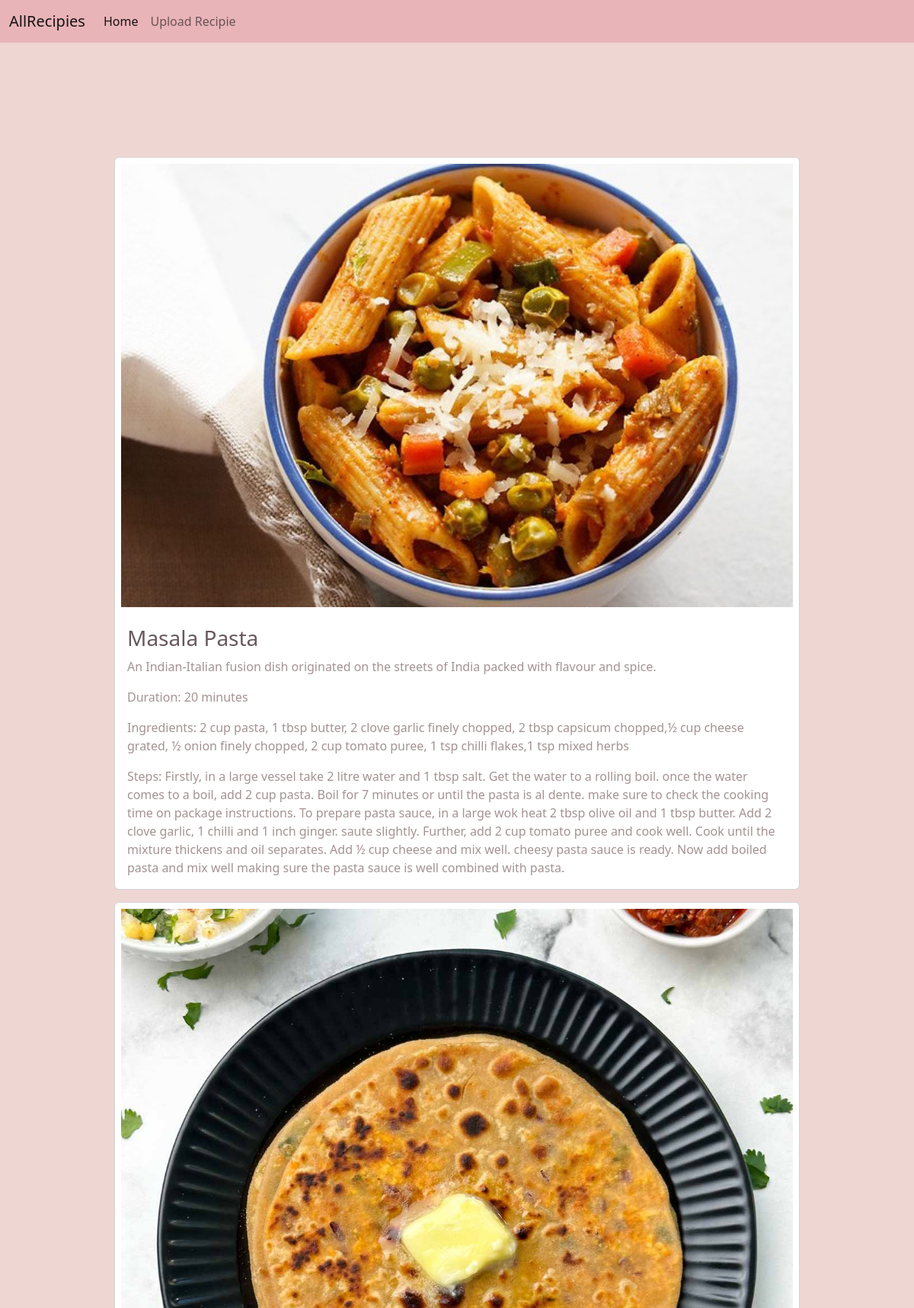
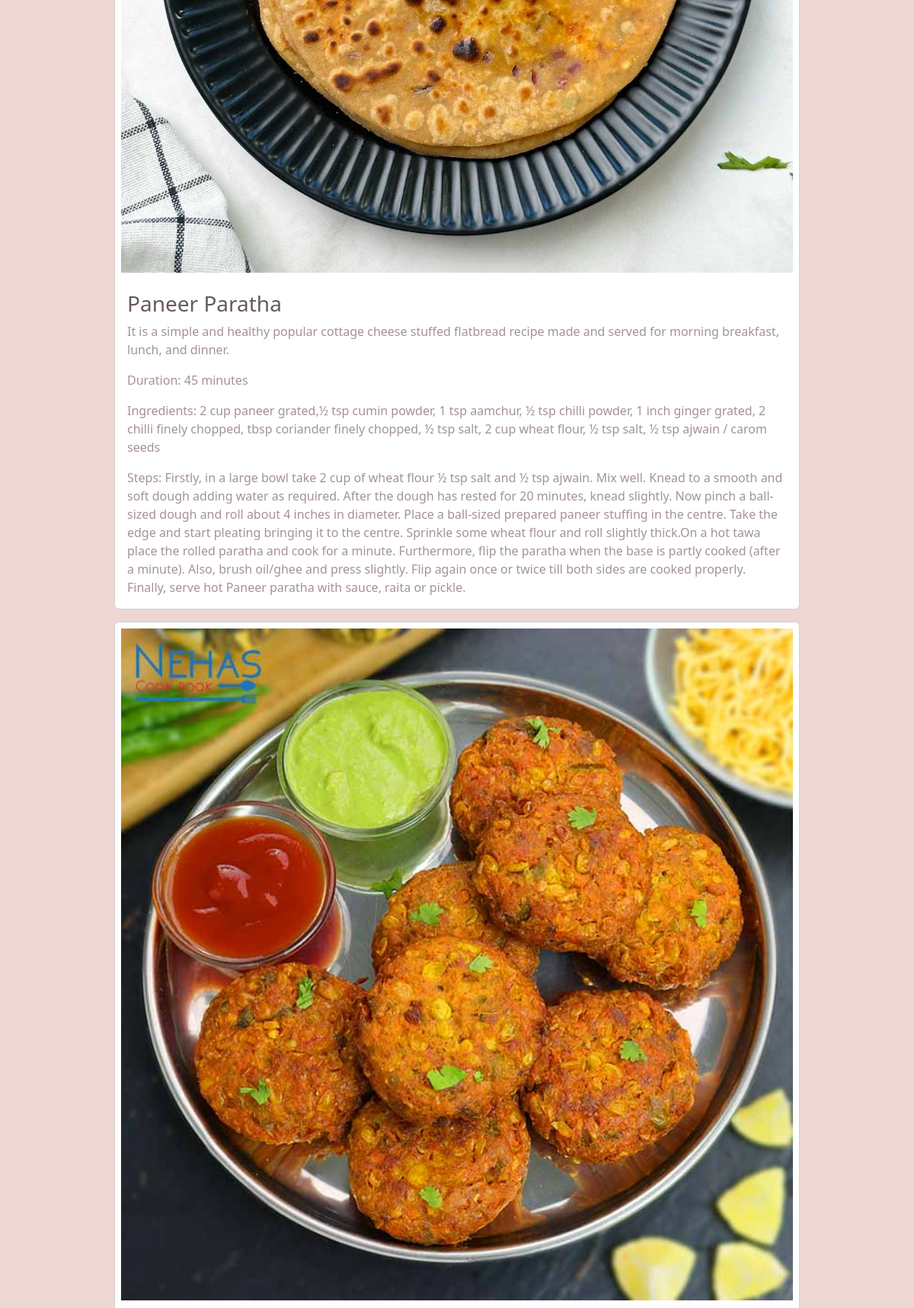
The page / (upper part) on the database its author committed (2 pictures, top to bottom).
### recipies_list_app/models.py (models this page shows)
class recipies_data(models.Model):
    recipie_id = models.AutoField(primary_key=True)
    recipie_name = models.CharField(max_length=100, blank=False, null=False )
    recipie_description = models.CharField(max_length=400, blank=False, null=False)
    recipie_duration = models.IntegerField(blank=False, null=False)
    recipie_ingredients = models.CharField(max_length=800, blank=False, null=False )
    recipie_steps = models.TextField( blank=False, null=False)
    recipie_photo = models.FileField(upload_to=user_directory_path, null=True, verbose_name="")
    class Meta:
        db_table = 'recipies'

### recipies_list_app/views.py (the view)
# urls.py: path('', views.index, name='index'),
def index(request):
    recipies = recipies_data.objects.all()
    return render(request, 'index.html', {'recipies':recipies, 'BASE_DIR':BASE_DIR})

### templates/index.html (shortened to what this page needs)
<!DOCTYPE html>
<html lang="en">
<head>
    {% load static %}
<link href="https://cdn.jsdelivr.net/npm/bootstrap@5.2.2/dist/css/bootstrap.min.css" rel="stylesheet">
</head>
<body>
    <nav class="navbar navbar-expand-lg navbar-light">
        <div class="container-fluid" style="background-color: #e8b4b8; margin: 0;">
          <a class="navbar-brand" href="#">AllRecipies</a>
          <div class="collapse navbar-collapse" id="navbarNav">
            <ul class="navbar-nav">
              <li class="nav-item">
                <a class="nav-link active" aria-current="page" href="/">Home</a>
              </li>
              <li class="nav-item">
                <a class="nav-link" href="/upload">Upload Recipie</a>
              </li>
            </ul>
          </div>
        </div>
      </nav>
    <div style="margin: 150px;">
        {% for recipie in recipies %}
        <div class="card mb-3">
            <img src="{{ BASIC_DIR }}/uploads/{{recipie.recipie_photo}}" alt="dish_img" class="img-fluid p-2">
            <div class="card-body">
              <h3 class="card-title">{{recipie.recipie_name}}</h3>
              <p class="card-text">{{recipie.recipie_description}}</p>
              <p class="card-text">Duration: {{recipie.recipie_duration}} minutes</p>
              <p class="card-text">Ingredients: {{recipie.recipie_ingredients}}</p>
              <p class="card-text">Steps: {{recipie.recipie_steps}}</p>
            </div>
          </div>
 {% endfor %}
    </div>
</body>
</html>

### templates/index.html (style rules this page uses)
body { background-color: #eed6d3; }
h3 { color: #67595e; }
p { color: #a49393; }
.navbar { background-color: #e8b4b8 }

### rows shown on the page
recipies_data: recipie_photo (picture), recipie_name "Masala Pasta", recipie_description "An Indian-Italian fusion dish originated on the streets of India packed with flavour and spice.", recipie_duration "20", recipie_ingredients "2 cup pasta, 1 tbsp butter, 2 clove garlic finely chopped, 2 tbsp capsicum chopped,½ cup cheese grated, ½ onion finely chopped, 2 cup tomato puree, 1 tsp chilli flakes,1 tsp mixed herbs", recipie_steps "Firstly, in a large vessel take 2 litre water and 1 tbsp salt. Get the water to a rolling boil. once the water comes to a boil, add 2 cup pasta. Boil for 7 minutes or until the pasta is al dente. make sure to check the cooking time on package instructions. To prepare pasta sauce, in a large wok heat 2 tbsp olive oil and 1 tbsp butter. Add 2 clove garlic, 1 chilli and 1 inch ginger. saute slightly. Further, add 2 cup tomato puree and cook well. Cook until the mixture thickens and oil separates. Add ½ cup cheese and mix well. cheesy pasta sauce is ready. Now add boiled pasta and mix well making sure the pasta sauce is well combined with pasta."
recipies_data: recipie_photo (picture), recipie_name "Paneer Paratha", recipie_description "It is a simple and healthy popular cottage cheese stuffed flatbread recipe made and served for morning breakfast, lunch, and dinner.", recipie_duration "45", recipie_ingredients "2 cup paneer grated,½ tsp cumin powder, 1 tsp aamchur, ½ tsp chilli powder, 1 inch ginger grated, 2 chilli finely chopped, tbsp coriander finely chopped, ½ tsp salt, 2 cup wheat flour, ½ tsp salt, ½ tsp ajwain / carom seeds", recipie_steps "Firstly, in a large bowl take 2 cup of wheat flour ½ tsp salt and ½ tsp ajwain. Mix well. Knead to a smooth and soft dough adding water as required. After the dough has rested for 20 minutes, knead slightly. Now pinch a ball-sized dough and roll about 4 inches in diameter. Place a ball-sized prepared paneer stuffing in the centre. Take the edge and start pleating bringing it to the centre. Sprinkle some wheat flour and roll slightly thick.On a hot tawa place the rolled paratha and cook for a minute. Furthermore, flip the paratha when the base is partly cooked (after a minute). Also, brush oil/ghee and press slightly. Flip again once or twice till both sides are cooked properly. Finally,…"
recipies_data: recipie_photo (picture)
